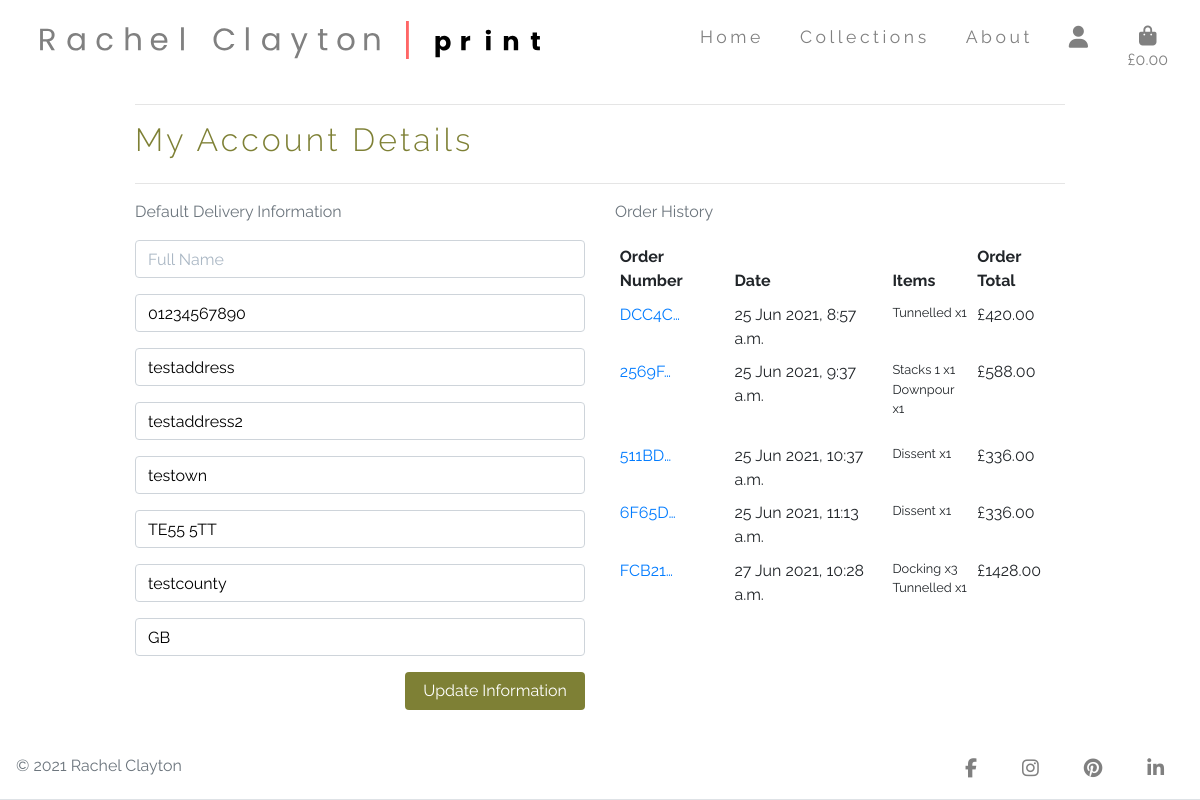
The page /profile/ (signed in) on the database as committed earlier.
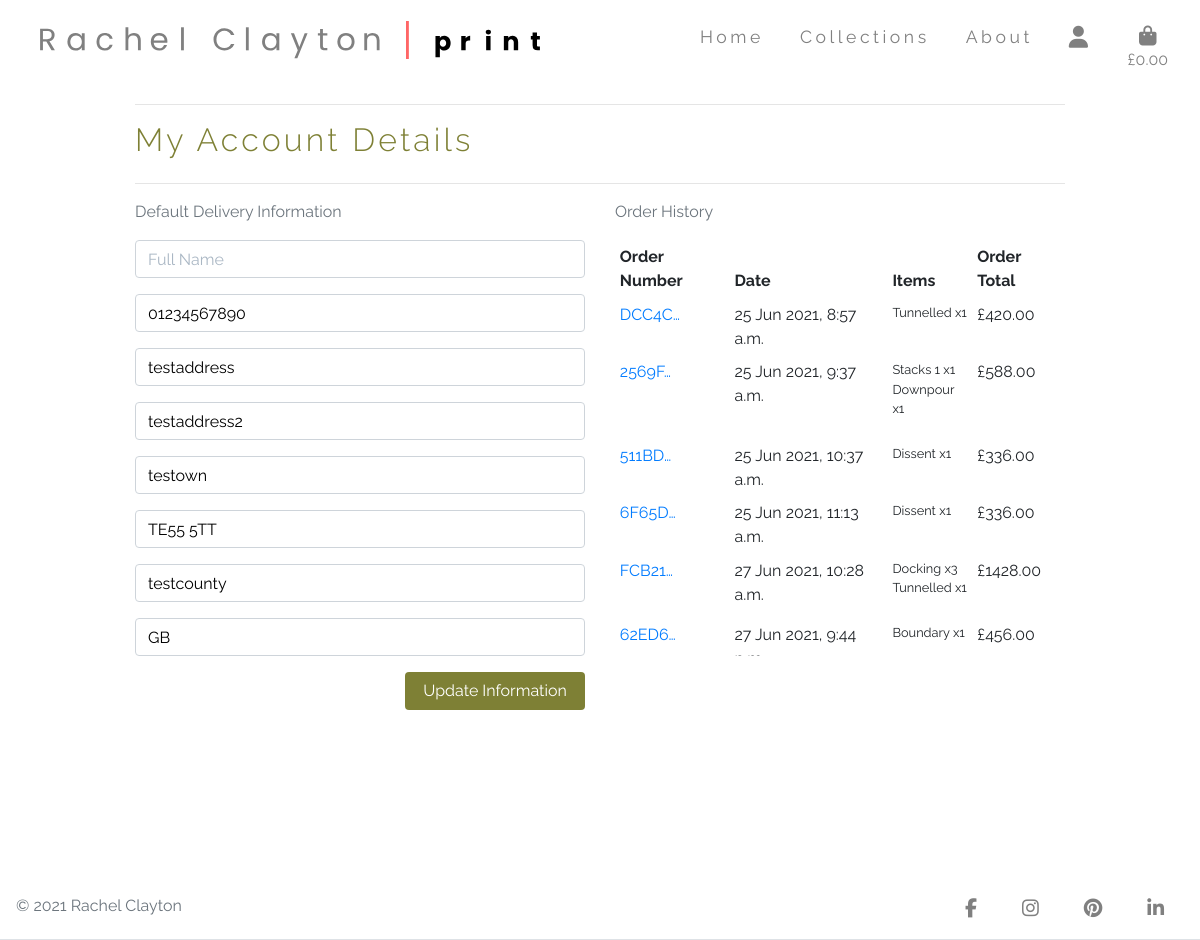
The same page on the database as committed later.
### checkout/models.py (models this page shows, shortened)
class Order(models.Model):
    order_number = models.CharField(max_length=32, null=False, editable=False)
    user_profile = models.ForeignKey(UserProfile, on_delete=models.SET_NULL,
                                     null=True, blank=True,
                                     related_name='orders')
    full_name = models.CharField(max_length=50, null=False, blank=False)
    email = models.EmailField(max_length=254, null=False, blank=False)
    phone_number = models.CharField(max_length=20, null=False, blank=False)
    country = models.CharField(max_length=40, null=False, blank=False)
    postcode = models.CharField(max_length=20, null=True, blank=True)
    town_or_city = models.CharField(max_length=40, null=False, blank=False)
    street_address1 = models.CharField(max_length=80, null=False, blank=False)
    street_address2 = models.CharField(max_length=80, null=True, blank=True)
    county = models.CharField(max_length=80, null=True, blank=True)
    date = models.DateTimeField(auto_now_add=True)
    vat = models.DecimalField(
        max_digits=6, decimal_places=2, null=False, default=0)
    order_total = models.DecimalField(
        max_digits=10, decimal_places=2, null=False, default=0)
    grand_total = models.DecimalField(
        max_digits=10, decimal_places=2, null=False, default=0)
    original_bag = models.TextField(null=False, blank=False, default='')
    stripe_pid = models.CharField(max_length=254, null=False, blank=False, default='')

class OrderLineItem(models.Model):
    order = models.ForeignKey(Order, null=False, blank=False, on_delete=models.CASCADE, related_name='lineitems')
    product = models.ForeignKey(Product, null=False, blank=False, on_delete=models.CASCADE)
    quantity = models.IntegerField(null=False, blank=False, default=0)
    lineitem_total = models.DecimalField(max_digits=6, decimal_places=2, null=False, blank=False, editable=False)

### products/models.py (models this page shows, shortened)
class Product(models.Model):
    category = models.ForeignKey(
        'Category', null=True, blank=True, on_delete=models.SET_NULL)
    name = models.CharField(max_length=250)
    description = models.TextField()
    price = models.DecimalField(max_digits=6, decimal_places=2)
    image_url = models.URLField(max_length=1024, null=True, blank=True)
    image = models.ImageField(null=True, blank=True)
    size = models.CharField(max_length=50)
    in_stock = models.BooleanField(default=True)

### profiles/views.py (the view)
# urls.py: path('', views.profile, name='profile'),
@login_required
def profile(request):
    profile = get_object_or_404(UserProfile, user=request.user)
    if request.method == 'POST':
        form = UserProfileForm(request.POST, instance=profile)
        if form.is_valid():
            form.save()
            messages.success(request, 'Profile updated successfully')
        else:
            messages.error(request,
                           'Update failed. Please ensure the form is valid.')
    else:
        form = UserProfileForm(instance=profile)
    orders = profile.orders.all()
    template = 'profiles/profile.html'
    context = {
        'form': form,
        'orders': orders,
        'on_profile_page': True
    }
    return render(request, template, context)

### profiles/forms.py
class UserProfileForm(forms.ModelForm):
    class Meta:
        model = UserProfile
        exclude = ('user',)
    def __init__(self, *args, **kwargs):
        super().__init__(*args, **kwargs)
        placeholders = {
            'default_full_name': 'Full Name',
            'default_phone_number': 'Phone Number',
            'default_postcode': 'Postal Code',
            'default_town_or_city': 'Town or City',
            'default_street_address1': 'Street Address 1',
            'default_street_address2': 'Street Address 2',
            'default_county': 'County',
            'default_country': 'Country'
        }
        self.fields['default_full_name'].widget.attrs['autofocus'] = True
        for field in self.fields:
            if self.fields[field].required:
                placeholder = f'{placeholders[field]} *'
            else:
                placeholder = placeholders[field]
            self.fields[field].widget.attrs['placeholder'] = placeholder
            self.fields[field].widget.attrs['class'] = 'stripe-style-input'
            self.fields[field].label = False

### profiles/templates/profiles/profile.html (shortened to what this page needs)
{% extends "base.html" %}
{% load static %}
{% block extra_css %}
    <link rel="stylesheet" href="{% static 'profiles/css/profile.css' %}">
{% endblock %}
{% block content %}
    <div class="overlay"></div>
    <div class="container">
        <div class="row">
            <div class="col">
                <hr>
                <h2 class="font-weight-light title-font mb-4">My Account Details</h2>
                <hr>
            </div>
        </div>
        <div class="row">
            <div class="col-12 col-lg-6">
                <p class="text-muted">Default Delivery Information</p>
                <form class="mt-3" action="{% url 'profile' %}" method="POST" id="profile-update-form">
                    {{ form|crispy }}
                    <button class="rounded shop-now-button btn btn-md py-auto float-right">Update Information</button>
                </form>
            </div>
            <div class="col-12 col-lg-6">
                <p class="text-muted">Order History</p>
                <div class="order-history table-responsive">
                    <table class="table table-sm table-borderless">
                        <thead>
                            <tr>
                                <th>Order Number</th>
                                <th>Date</th>
                                <th>Items</th>
                                <th>Order Total</th>
                            </tr>
                        </thead>
                        <tbody>
                            {% for order in orders %}
                                <tr>
                                    <td>
                                        <a href="{% url 'order_history' order.order_number %}"
                                        title="{{ order.order_number }}">
                                            {{ order.order_number|truncatechars:6 }}
                                        </a>
                                    </td>
                                    <td>{{ order.date }}</td>
                                    <td>
                                        <ul class="list-unstyled">
                                            {% for item in order.lineitems.all %}
                                                <li class="small">
                                                    {{ item.product.name }} x{{ item.quantity }}
                                                </li>
                                            {% endfor %}
                                        </ul>
                                    </td>
                                    <td>£{{ order.grand_total }}</td>
                                </tr>
                            {% endfor %}
                        </tbody>
                    </table>
                </div>
            </div>
            </div>
        </div>
{% endblock %}

Rows that differ between the two databases and show on the page:
added Order: order_number "62ED6…", date "27 Jun 2021, 9:44…", grand_total "456.00"
added OrderLineItem: product.name "Boundary", quantity "1", shown under "62ED6…"
